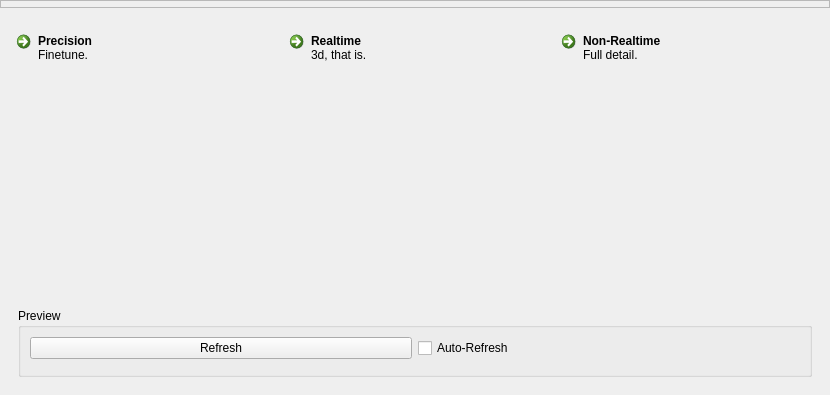
<?xml version="1.0" encoding="UTF-8"?>
<ui version="4.0">
 <class>NavigationWindow</class>
 <widget class="QWidget" name="NavigationWindow">
  <property name="geometry">
   <rect>
    <x>0</x>
    <y>0</y>
    <width>830</width>
    <height>395</height>
   </rect>
  </property>
  <property name="windowTitle">
   <string>Frame</string>
  </property>
  <layout class="QVBoxLayout" name="verticalLayout">
   <property name="spacing">
    <number>6</number>
   </property>
   <property name="margin">
    <number>0</number>
   </property>
   <item>
    <widget class="picogen::qt4::StashFrame" name="stashFrame">
     <property name="sizePolicy">
      <sizepolicy hsizetype="Preferred" vsizetype="Fixed">
       <horstretch>0</horstretch>
       <verstretch>0</verstretch>
      </sizepolicy>
     </property>
     <property name="minimumSize">
      <size>
       <width>0</width>
       <height>8</height>
      </size>
     </property>
     <property name="frameShape">
      <enum>QFrame::StyledPanel</enum>
     </property>
     <property name="frameShadow">
      <enum>QFrame::Raised</enum>
     </property>
    </widget>
   </item>
   <item>
    <widget class="QFrame" name="subNavigationFrame">
     <layout class="QHBoxLayout" name="horizontalLayout_2">
      <property name="topMargin">
       <number>10</number>
      </property>
      <item>
       <widget class="QCommandLinkButton" name="showPrecisionTab">
        <property name="text">
         <string>Precision</string>
        </property>
        <property name="iconSize">
         <size>
          <width>32</width>
          <height>32</height>
         </size>
        </property>
        <property name="checkable">
         <bool>true</bool>
        </property>
        <property name="description">
         <string>Finetune.</string>
        </property>
       </widget>
      </item>
      <item>
       <widget class="QCommandLinkButton" name="showRealTimeTab">
        <property name="text">
         <string>Realtime</string>
        </property>
        <property name="iconSize">
         <size>
          <width>32</width>
          <height>32</height>
         </size>
        </property>
        <property name="checkable">
         <bool>true</bool>
        </property>
        <property name="description">
         <string>3d, that is.</string>
        </property>
       </widget>
      </item>
      <item>
       <widget class="QCommandLinkButton" name="showRenderTab">
        <property name="text">
         <string>Non-Realtime</string>
        </property>
        <property name="iconSize">
         <size>
          <width>32</width>
          <height>32</height>
         </size>
        </property>
        <property name="checkable">
         <bool>true</bool>
        </property>
        <property name="description">
         <string>Full detail.</string>
        </property>
       </widget>
      </item>
     </layout>
    </widget>
   </item>
   <item>
    <widget class="QFrame" name="frame">
     <property name="frameShape">
      <enum>QFrame::NoFrame</enum>
     </property>
     <property name="frameShadow">
      <enum>QFrame::Raised</enum>
     </property>
     <layout class="QHBoxLayout" name="horizontalLayout">
      <item>
       <widget class="QStackedWidget" name="stackedWidget">
        <widget class="QWidget" name="precision">
         <layout class="QVBoxLayout" name="verticalLayout_2" stretch="1,0">
          <item>
           <widget class="GraphicalNavigationWidget" name="graphicalNavigation" native="true"/>
          </item>
          <item>
           <widget class="QGroupBox" name="previewGroupBox">
            <property name="title">
             <string>Preview</string>
            </property>
            <layout class="QGridLayout" name="gridLayout_4">
             <item row="0" column="0">
              <widget class="QPushButton" name="refreshButton">
               <property name="text">
                <string>Refresh</string>
               </property>
              </widget>
             </item>
             <item row="1" column="0" colspan="2">
              <widget class="RenderWidget" name="redshiftWidget" native="true"/>
             </item>
             <item row="0" column="1">
              <widget class="QCheckBox" name="autoRefreshCheckBox">
               <property name="text">
                <string>Auto-Refresh</string>
               </property>
              </widget>
             </item>
            </layout>
           </widget>
          </item>
         </layout>
        </widget>
        <widget class="QWidget" name="page_2"/>
       </widget>
      </item>
     </layout>
    </widget>
   </item>
  </layout>
 </widget>
 <customwidgets>
  <customwidget>
   <class>picogen::qt4::StashFrame</class>
   <extends>QFrame</extends>
   <header>stashframe.h</header>
   <container>1</container>
  </customwidget>
  <customwidget>
   <class>RenderWidget</class>
   <extends>QWidget</extends>
   <header>renderwidget.h</header>
   <container>1</container>
  </customwidget>
  <customwidget>
   <class>GraphicalNavigationWidget</class>
   <extends>QWidget</extends>
   <header>graphicalnavigationwidget.h</header>
   <container>1</container>
  </customwidget>
 </customwidgets>
 <resources/>
 <connections/>
</ui>
